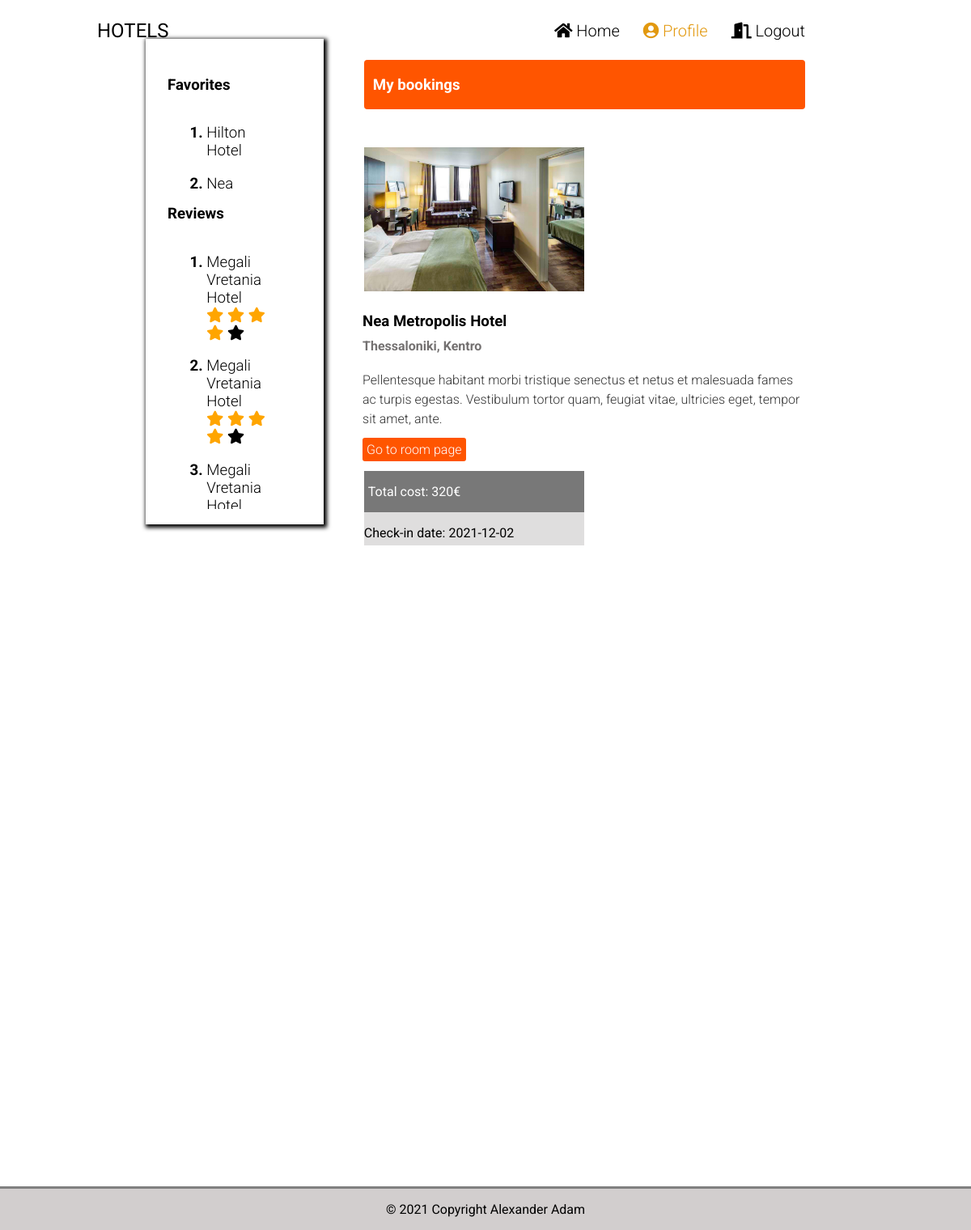
Screenshot of /hotel_app/public/profile.php (signed in) with the database file from the repository.
### tables this page shows
CREATE TABLE `favorite` (
  `user_id` int(10) UNSIGNED NOT NULL,
  `room_id` int(10) UNSIGNED NOT NULL,
  `created_time` timestamp NOT NULL DEFAULT current_timestamp(),
  `updated_time` timestamp NOT NULL DEFAULT current_timestamp() ON UPDATE current_timestamp()
);

CREATE TABLE `room` (
  `room_id` int(10) UNSIGNED NOT NULL,
  `type_id` int(10) UNSIGNED NOT NULL,
  `name` varchar(250) NOT NULL,
  `city` varchar(250) NOT NULL,
  `area` varchar(250) NOT NULL,
  `photo_url` varchar(250) NOT NULL,
  `count_of_guests` int(10) UNSIGNED NOT NULL,
  `price` int(10) UNSIGNED NOT NULL,
  `address` varchar(250) NOT NULL,
  `location_lat` decimal(10,7) NOT NULL,
  `location_long` decimal(10,7) NOT NULL,
  `description_short` varchar(250) NOT NULL,
  `description_long` text NOT NULL,
  `parking` tinyint(1) NOT NULL,
  `wifi` tinyint(1) NOT NULL,
  `pet_friendly` tinyint(1) NOT NULL,
  `avg_reviews` decimal(10,7) DEFAULT NULL,
  `count_reviews` int(10) UNSIGNED DEFAULT 0,
  `created_time` timestamp NOT NULL DEFAULT current_timestamp(),
  `updated_time` timestamp NOT NULL DEFAULT current_timestamp() ON UPDATE current_timestamp()
);

CREATE TABLE `review` (
  `review_id` int(10) UNSIGNED NOT NULL,
  `room_id` int(10) UNSIGNED NOT NULL,
  `user_id` int(10) UNSIGNED DEFAULT NULL,
  `rate` int(10) UNSIGNED NOT NULL,
  `comment` varchar(250) DEFAULT NULL,
  `created_time` timestamp NOT NULL DEFAULT current_timestamp(),
  `updated_time` timestamp NOT NULL DEFAULT current_timestamp() ON UPDATE current_timestamp()
);

CREATE TABLE `booking` (
  `booking_id` int(10) UNSIGNED NOT NULL,
  `user_id` int(10) UNSIGNED NOT NULL,
  `room_id` int(10) UNSIGNED NOT NULL,
  `check_in_date` date NOT NULL,
  `check_out_date` date NOT NULL,
  `total_price` int(10) UNSIGNED NOT NULL,
  `created_time` timestamp NOT NULL DEFAULT current_timestamp(),
  `updated_time` timestamp NOT NULL DEFAULT current_timestamp() ON UPDATE current_timestamp()
);

### hotel_app/boot/boot.php (called while the page is built, shortened)
<?php
spl_autoload_register(function ($class) {
    $class = str_replace("\\","/", $class);
});

### hotel_app/app/Hotel/User.php (called while the page is built, shortened)
<?php
class User extends BaseService
{
    private static $currentUserId;
    public static function getCurrentUserId()
    {
        return self::$currentUserId;
    }
    public static function setCurrentUserId($userId)
    {
        self::$currentUserId = $userId;
    }
}

### hotel_app/app/Hotel/Favorite.php (called while the page is built, shortened)
<?php
class Favorite extends BaseService
{
    public function getListByUser($userId){
        $parameters = [
            ':user_id' => $userId,
        ];
      return $this->fetchAll('SELECT favorite.*, room.name
        FROM favorite
        INNER JOIN room ON favorite.room_id = room.room_id
        WHERE user_id = :user_id', $parameters);
    }
}

### hotel_app/app/Hotel/BaseService.php (called while the page is built, shortened)
<?php
class BaseService
{
    private static $pdo;
    protected function initializePdo()
    {
        if (!empty(self::$pdo)){
            return;
        }
        $config = Configuration::getInstance();
        $databaseConfig = $config->getConfig()['database'];
        try{
        self::$pdo = new PDO(sprintf('mysql:host=%s;dbname=%s;charset=UTF8',
        $databaseConfig['host'],$databaseConfig['database']),$databaseConfig['user'],
        $databaseConfig['password'],
        [PDO::MYSQL_ATTR_INIT_COMMAND => "SET NAMES 'UTF8'"]);
        } catch (\PDOException $ex){
            throw new \Exception(sprintf('Could not connect to database. Error: %s', $ex->getMessage()));
        }
    }
    protected function fetchAll($sql, $parameters = [], $type = PDO::FETCH_ASSOC)
    {
        $statement = $this->getPdo()->prepare($sql);
        $status = $statement->execute($parameters);
        return $statement->fetchAll($type);
    }
    protected function getPdo()
    {
        return self::$pdo;
    }
}

### hotel_app/app/Hotel/Review.php (called while the page is built, shortened)
<?php
class Review extends BaseService
{
    public function getListByUser($userId){
        $parameters = [
            ':user_id' => $userId,
        ];
      return $this->fetchAll('SELECT review.*, room.name
        FROM review
        INNER JOIN room ON review.room_id = room.room_id
        WHERE user_id = :user_id', $parameters);
    }
}

### hotel_app/app/Hotel/Booking.php (called while the page is built, shortened)
<?php
class Booking extends BaseService
{
    public function getListByUser($userId){
        $parameters = [
            ':user_id' => $userId,
        ];
      return $this->fetchAll('SELECT booking.*, room.*, room_type.title as room_type
        FROM booking
        INNER JOIN room ON booking.room_id = room.room_id
        INNER JOIN room_type ON room.type_id = room_type.type_id
        WHERE user_id = :user_id', $parameters);
    }
}

### hotel_app/public/profile.php (the view, shortened to what this page needs)
<?php
    require __DIR__.'/../boot/boot.php';
    $userId = User::getCurrentUserId();
    $favorite = new Favorite();
    $userFavorites = $favorite->getListByUser($userId);
    $review = new Review();
    $userReviews = $review->getListByUser($userId);
    $booking = new Booking();
    $userBookings = $booking->getListByUser($userId);
?>
<!DOCTYPE html>
<html lang="en">
<head>
</head>
 <body>
    <header>
        <div class="container-header">
            <div class="header-logo">
                <p>HOTELS</p>
            </div>
        <div class="menu-bar">
            <ul>
                <li>
                    <a href="../public/index.php" class="home-link">
                    <i class="fas fa-home"></i>
                        Home
                    </a>
                </li>
                <li>
                    <a href="../public/profile.php" class="profile-link">
                    <i class="fas fa-user-circle"></i>
                        Profile
                    </a>
                </li>
                <li>
                    <a href="../public/logout.php" class="logout-link">
                    <i class="fas fa-door-open"></i>
                        Logout
                    </a>
                </li>
            </ul>
        </div>
    </div>
    </header>
    <main>
        <section class="container">
            <aside class="hotel-search box">
                <div class="form-title">
                    <h3> <strong> Favorites </strong> </h3>
                </div>
                <?php
                    if (count($userFavorites) > 0) {
                ?>
                <div class="favorites">
                    <ol>
                        <?php
                            foreach ($userFavorites as $favorite) {
                        ?>
                        <h3>
                            <li>
                                <a href="room.php?room_id=<?php echo $favorite['room_id'] ?>"><?php echo $favorite['name'] ?></a>
                            </li>
                        </h3>
                        <?php
                            }
                        ?>
                    </ol>
                </div>
                <?php
                    } else {
                ?>
                    <h4 class="alert-profile"> You don't have any favorite Hotel!</h4>
                <?php
                    }
                ?>
                <div class="form-title">
                    <h3><strong> Reviews</strong></h3>
                </div>
                <?php
                    if (count($userReviews) > 0) {
                ?>
                <div class="reviews">
                    <ol>
                        <?php
                            foreach ($userReviews as $review) {
                        ?>
                        <h3>
                            <li>
                                <a href="room.php?room_id=<?php echo $review['room_id'] ?>"><?php echo $review['name'] ?></a>
                                <br>
                                <?php
                                    for ($i = 1; $i <=5; $i++) {
                                        if ($review['rate'] >= $i) {
                                            ?>
                                            <span class="fa fa-star checked"></span>
                                            <?php
                                        } else {
                                            ?>
                                            <span class="fa fa-star"></span>
                                            <?php
                                        }
                                    }
                                 ?>
                            </li>
                        </h3>
                        <?php
                            }
                        ?>
                    </ol>
                </div>
                <?php
                    } else {
                ?>
                    <h4 class="alert-profile"> You don't have any review yet!</h4>
                <?php
                    }
                ?>
            </aside>
            <section class="hotel-list box">
                <header class="page-title">
                    <h3 style="margin-left: 10px;">My bookings</h3>
                </header>
                    <?php
                        if (count($userBookings) > 0) {
                    ?>
                    <?php
                        foreach ($userBookings as $booking) {
                    ?>
                    <article class="hotel">
                        <aside class="hotel-img">
                            <img src="assets/images/<?php echo $booking['photo_url'] ?>"alt="room image">
                        </aside>
                        <main class="hotel-info">
                            <h3 style="margin-top: 0;"><?php echo $booking['name'] ?></h3>
                            <br>
                            <h4 class="city-area-name"><?php echo sprintf('%s, %s', $booking['city'], $booking['area']) ?> </h4>
                                <p><?php echo $booking['description_short'] ?></p>
                            <div class="room-btn">
                                <a class="link-to-page" href="room.php?room_id=<?php echo $booking['room_id']?>&check_in_date=<?php echo $booking['check_in_date']?>&check_out_date=<?php echo $booking['check_out_date'] ?>">Go to room page</a>
                            </div>
                        </main>
                    </article>
                    <div class="more-info">
                        <div class="per-night-info">
                            <p>Total cost: <?php echo $booking['price'] ?>&euro;</p>
                        </div>
                        <div class="group-more-info">
                            <p>Check-in date: <?php echo $booking['check_in_date'] ?></p>
                        </div>
                    </div>
                    <?php
                        }
                    ?>
                    <?php
                        } else {
                    ?>
                    <h4 class="alert-profile"> You don't have any booking!</h4>
                    <?php
                        }
                    ?>
            </section>
        </section>
    </main>
    <footer>
        <p> &copy; 2021 Copyright Alexander Adam </p>
    </footer>
    <link href="assets/css/style-profile.css" type="text/css" rel="stylesheet"/>
    <link rel="stylesheet" href="assets/css/fontawesome.min.css">
 </body>
</html>

### hotel_app/public/assets/css/style-profile.css (style rules this page uses)
html,body { margin: 0; padding: 0; background: #fff; font-family: 'Roboto', sans-serif; font-weight: 400; overflow: hidden; }
body > header ul li { text-decoration: none; list-style-type: none; display: inline-block; }
a { font-family: 'Roboto', sans-serif; font-weight: 300; text-decoration: none; list-style-type: none; color: black; }
img { width: 60%; height: auto; }
header .header-logo { font-weight: 400; font-size: x-large; }
.container-header { position: fixed; top: 0; width: 100%; z-index: 99999; display: flex; align-items: center; }
li { margin-right: 25px; }
.home-link { font-size: 20px; }
.profile-link { font-size: 20px; color: #e29910; }
.logout-link { font-size: 20px; }
.menu-bar { margin-left: auto; margin-right: 15%; }
.header-logo { padding-left: 10%; font-weight: 400; }
header ul { list-style: none; }
.container { margin-top: 2%; display: flex; margin-left: auto; margin-right: auto; width: 70%; align-items: baseline; }
.box { box-sizing: border-box; }
aside.hotel-search { box-sizing: border-box; width: 35%; box-shadow: 2px 2px 5px 2px rgba(0, 0, 0, 1); -webkit-box-shadow: 2px 2px 5px 2px rgba(0, 0, 0, 1); padding: 27px; height: 600px; }
.favorites { margin-left: 5%; }
.reviews { margin-left: 5%; }
.checked { color: orange; }
.hotel-list { margin-left: 3%; overflow-y:auto; height: 600px; width: 100%; }
.hotel { display: flex; }
article.hotel p { color: #333; font-size: 16px; line-height: 24px; font-family: "Roboto",sans-serif; font-weight: 300; }
.hotel-img { margin-top: 4%; }
.city-area-name { margin-top: -5%; color: #747171; }
.page-title { background: #ff5500; border-radius: 4px; color: #fff; padding: 1px; margin-bottom: 25px; font-family: "Roboto", sans-serif; font-weight: 400; }
.hotel-info { border-left: 3px solid #f50; margin: 0 0 0 -10%; padding: 0 0 0 20px; }
.more-info { display: flex; justify-content: space-evenly; margin-top: 3%; margin-bottom: 3%; }
.group-more-info { display: flex; justify-content: space-around; width: 70%; background: #dfdede; }
.per-night-info { background: #787878; color: #fff; padding: 0 5px 0 5px; }
section.hotel-list { display: inline-block; vertical-align: top; padding: 0 25px; }
.room-btn { margin-left: 64%; }
.link-to-page { background-color: #ff5500; color: #fff; padding: 5px; border-radius: 3px; }
@media (max-width: 1334px) { .favorites { height: 100px; overflow: auto; } }
@media (max-width: 1334px) { .reviews { height: 335px; overflow: auto; } }
@media (max-width: 1334px) { .hotel { display: flex; flex-flow: column; } }
@media (max-width: 1334px) { .hotel-info { margin: 0 0 0 -4%; padding: 0 0 0 20px; border-left: none; } }
@media (max-width: 1334px) { img { width: 50%; height: auto; margin-bottom: 4%; } }
@media (max-width: 1334px) { .room-btn { margin-left: 0; } }
@media (max-width: 1334px) { .more-info { display: flex; flex-direction: column; width: 100%; } }
@media (max-width: 1334px) { .group-more-info { display: flex; flex-direction: column; width: 50%; } }
@media (max-width: 1334px) { .per-night-info { width: 48%; } }
body > footer { background-color: #d2cece; bottom: 0; position: fixed; width: 100%; text-align: center; border-top: 3px solid #808080; }

### rows the page displays
favorite: room.name "Hilton Hotel"
favorite: room.name "Nea…"
review: room.name "Megali Vretania Hotel", rate 4 (drawn)
review: room.name "Megali Vretania Hotel", rate 4 (drawn)
review: room.name "Megali Vretania…"
booking: room.photo_url (picture), room.name "Nea Metropolis Hotel", room.city "Thessaloniki", room.area "Kentro", room.description_short "Pellentesque habitant morbi tristique senectus et netus et malesuada fames ac turpis egestas. Vestibulum tortor quam, feugiat vitae, ultricies eget, tempor sit amet, ante.", room.price "320", check_in_date "2021-12-02"
